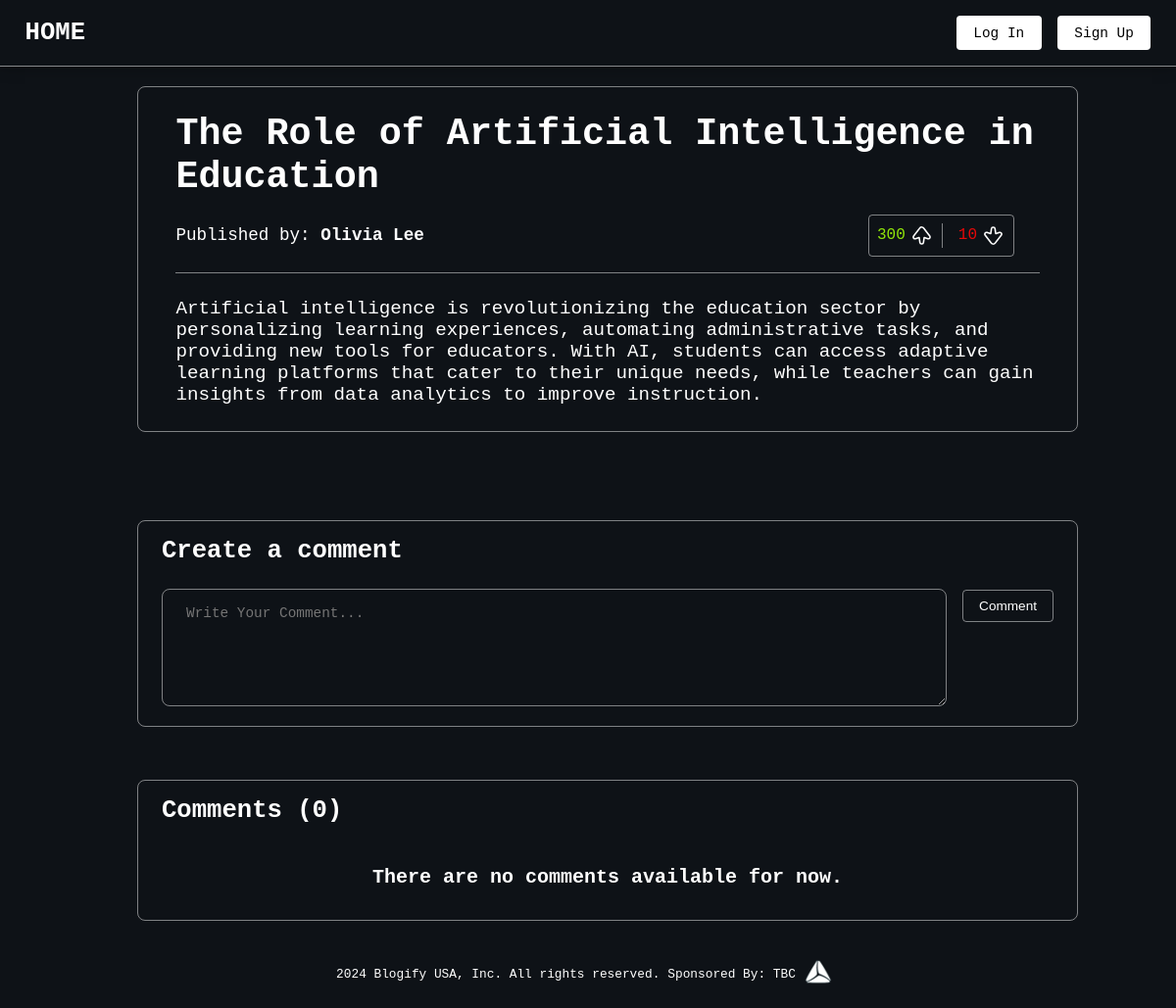
The page /blogs/23 on the database as committed earlier.
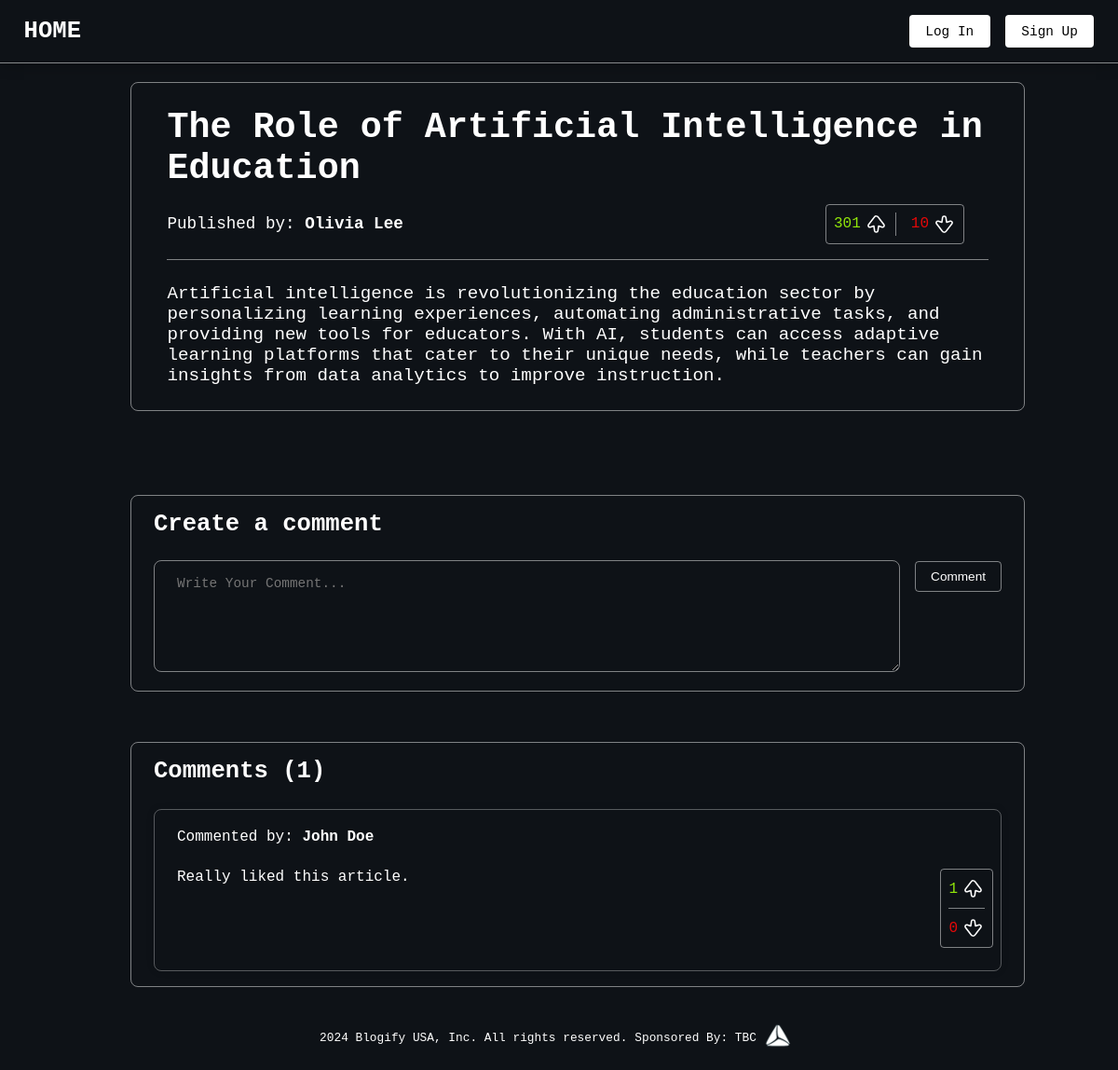
The same page on the database as committed later.
### models.py (models this page shows, shortened)
class Blog(db.Model):
    id = db.Column(db.Integer, primary_key=True)
    name = db.Column(db.String, nullable=False)
    description = db.Column(db.String, nullable=False)
    article = db.Column(db.String, nullable=False)
    user = db.Column(db.Integer, nullable=False)
    likes = db.Column(db.Integer, nullable=False)
    dislikes = db.Column(db.Integer, nullable=False)

class User(db.Model, UserMixin):
    id = db.Column(db.Integer, primary_key=True)
    name = db.Column(db.String, nullable=False)
    email = db.Column(db.String, nullable=False, unique=True)
    password = db.Column(db.String, nullable=False)
    image = db.Column(db.String, nullable=False)
    role = db.Column(db.String, nullable=False, default="user")

class Comment(db.Model):
    id = db.Column(db.Integer, primary_key=True)
    user = db.Column(db.Integer, nullable=False)
    user_name = db.Column(db.String, nullable=False)
    blog = db.Column(db.Integer, nullable=False)
    comment_content = db.Column(db.String, nullable=False)
    likes = db.Column(db.Integer, nullable=False)
    dislikes = db.Column(db.Integer, nullable=False)

### routes.py (the view, shortened to what this page needs)
@app.route("/blogs/<id>")
def renderBlog(id):
    blog = Blog.query.get(id)
    if not blog:
        return "<h1>404: Blog Not Found!</h1>"
    user = User.query.get(blog.user)
    comments = Comment.query.filter(Comment.blog == blog.id).all()
    form = CommentForm()
    update_form = UpdateCommentForm()
    up_vote = []
    down_vote = []
    comments_interactions = {"likes": [], "dislikes": []}
    comments_ids = {"likes": [], "dislikes": []}
    comments_ids["likes"] = [
        interaction.comment for interaction in comments_interactions["likes"]
    ]
    comments_ids["dislikes"] = [
        interaction.comment for interaction in comments_interactions["dislikes"]
    ]
    return render_template(
        "blogpage.html",
        blog=blog,
        user=user,
        upvote=up_vote,
        downvote=down_vote,
        form=form,
        comments=comments,
        update_comment_form=update_form,
        comm_length=len(comments),
        disliked_comments=comments_ids["dislikes"],
        liked_comments=comments_ids["likes"],
    )

### forms.py
class CommentForm(FlaskForm):
    comment = TextAreaField(
        "Write Your Comment...",
        validators=[
            DataRequired("Comment must have a text in it!"),
            Length(min=2, max=10000),
        ],
    )
    submit = SubmitField("Comment")

class UpdateCommentForm(FlaskForm):
    comment = TextAreaField(
        "Write Your Comment...",
        validators=[
            DataRequired("You have to update your comment."),
            Length(min=2, max=10000),
        ],
    )
    submit = SubmitField("Update Comment")

### templates/blogpage.html (shortened to what this page needs)
{% extends "base.html" %} {% block content %}
<main class="blog" id="blog-{{blog.id}}">
	<div class="blog__wrapper">
		<div class="blog__header-main">
			<h1 class="heading-primary blog__name">{{blog.name}}</h1>
			<div class="blog__info">
				<p class="blog__published">
					Published by: <a href="/user/{{ user.id }}" class="blog__user-name">{{ user.name }}</a>
				</p>
				<div class="blog__interactions">
					<div class="blog__likes">
						<span>{{blog.likes}}</span>
						<a href="/blogs/{{blog.id}}/upvote">
							<svg
								width="25"
								height="25"
								viewBox="0 0 24 24"
								xmlns="http://www.w3.org/2000/svg"
								class="btn__upvote {% if upvote %} svg__active--green{%endif%}"
								fill="#000"
							>
								<path
									d="M9.456 4.216l-5.985 7.851c-.456.637-.583 1.402-.371 2.108l.052.155a2.384 2.384 0 002.916 1.443l2.876-.864.578 4.042a2.384 2.384 0 002.36 2.047h.234l.161-.006a2.384 2.384 0 002.2-2.041l.576-4.042 2.877.864a2.384 2.384 0 002.625-3.668L14.63 4.33a3.268 3.268 0 00-5.174-.115zm3.57.613c.16.114.298.253.411.411l5.897 7.736a.884.884 0 01-.973 1.36l-3.563-1.069a.884.884 0 00-1.129.722l-.678 4.75a.884.884 0 01-.875.759h-.234a.884.884 0 01-.875-.76l-.679-4.75a.884.884 0 00-1.128-.72l-3.563 1.068a.884.884 0 01-.973-1.36L10.56 5.24a1.767 1.767 0 012.465-.41z"
									fill="#fff"
									fill-rule="evenodd"
								></path>
							</svg>
						</a>
					</div>
					<div class="blog__dislikes">
						<span>{{blog.dislikes}}</span>
						<a href="/blogs/{{blog.id}}/downvote">
							<svg
								width="25"
								height="25"
								viewBox="0 0 24 24"
								xmlns="http://www.w3.org/2000/svg"
								class="btn__downvote rotate-180 {% if downvote %} svg__active--red{%endif%}"
							>
								<path
									d="M9.456 4.216l-5.985 7.851c-.456.637-.583 1.402-.371 2.108l.052.155a2.384 2.384 0 002.916 1.443l2.876-.864.578 4.042a2.384 2.384 0 002.36 2.047h.234l.161-.006a2.384 2.384 0 002.2-2.041l.576-4.042 2.877.864a2.384 2.384 0 002.625-3.668L14.63 4.33a3.268 3.268 0 00-5.174-.115zm3.57.613c.16.114.298.253.411.411l5.897 7.736a.884.884 0 01-.973 1.36l-3.563-1.069a.884.884 0 00-1.129.722l-.678 4.75a.884.884 0 01-.875.759h-.234a.884.884 0 01-.875-.76l-.679-4.75a.884.884 0 00-1.128-.72l-3.563 1.068a.884.884 0 01-.973-1.36L10.56 5.24a1.767 1.767 0 012.465-.41z"
									fill="#fff"
									fill-rule="evenodd"
								></path>
							</svg>
						</a>
					</div>
				</div>
			</div>
		</div>
		<article class="blog__content">{% filter markdown %} {{blog.article | safe }} {% endfilter %}</article>
	</div>
	<form method="post" action="/blogs/{{blog.id}}/comment_create" class="comment__form">
		<h2 class="heading-secondary">Create a comment</h2>
		<div class="comment__wrapper">
			<div class="comment__input-box">
				{{form.comment(class="comment__input", placeholder=form.comment.label.text)}}
			</div>
			{{form.submit(class="btn btn--create-comment")}}
		</div>
	</form>
	<div class="comments">
		<h2 class="heading-secondary">Comments ({{comm_length}})</h2>
		{% if comments %} {% for comment in comments %}
		<div class="comment" id="comment-{{comment.id}}">
			<div class="comment__header">
				<p class="comment__published">
					Commented by:
					<a href="/user/{{ comment.user }}" class="comment__user-name">{{ comment.user_name }}</a>
				</p>
			</div>
			<div class="comment__container">
				<article class="comment__content">
				</article>
				<div class="comment__interactions">
					<div class="comment__likes">
						<span>{{comment.likes}}</span>
						<a href="/comments/{{comment.id}}/upvote">
							<svg
								width="25"
								height="25"
								viewBox="0 0 24 24"
								xmlns="http://www.w3.org/2000/svg"
								class="btn__upvote {% if comment.id in liked_comments %} svg__active--green {%endif%}"
								fill="#000"
							>
								<path
									d="M9.456 4.216l-5.985 7.851c-.456.637-.583 1.402-.371 2.108l.052.155a2.384 2.384 0 002.916 1.443l2.876-.864.578 4.042a2.384 2.384 0 002.36 2.047h.234l.161-.006a2.384 2.384 0 002.2-2.041l.576-4.042 2.877.864a2.384 2.384 0 002.625-3.668L14.63 4.33a3.268 3.268 0 00-5.174-.115zm3.57.613c.16.114.298.253.411.411l5.897 7.736a.884.884 0 01-.973 1.36l-3.563-1.069a.884.884 0 00-1.129.722l-.678 4.75a.884.884 0 01-.875.759h-.234a.884.884 0 01-.875-.76l-.679-4.75a.884.884 0 00-1.128-.72l-3.563 1.068a.884.884 0 01-.973-1.36L10.56 5.24a1.767 1.767 0 012.465-.41z"
									fill="#fff"
									fill-rule="evenodd"
								></path>
							</svg>
						</a>
					</div>
					<div class="comment__dislikes">
						<span>{{comment.dislikes}}</span>
						<a href="/comments/{{comment.id}}/downvote">
							<svg
								width="25"
								height="25"
								viewBox="0 0 24 24"
								xmlns="http://www.w3.org/2000/svg"
								class="btn__downvote rotate-180 {% if comment.id in disliked_comments %} svg__active--red {%endif%}"
							>
								<path
									d="M9.456 4.216l-5.985 7.851c-.456.637-.583 1.402-.371 2.108l.052.155a2.384 2.384 0 002.916 1.443l2.876-.864.578 4.042a2.384 2.384 0 002.36 2.047h.234l.161-.006a2.384 2.384 0 002.2-2.041l.576-4.042 2.877.864a2.384 2.384 0 002.625-3.668L14.63 4.33a3.268 3.268 0 00-5.174-.115zm3.57.613c.16.114.298.253.411.411l5.897 7.736a.884.884 0 01-.973 1.36l-3.563-1.069a.884.884 0 00-1.129.722l-.678 4.75a.884.884 0 01-.875.759h-.234a.884.884 0 01-.875-.76l-.679-4.75a.884.884 0 00-1.128-.72l-3.563 1.068a.884.884 0 01-.973-1.36L10.56 5.24a1.767 1.767 0 012.465-.41z"
									fill="#fff"
									fill-rule="evenodd"
								></path>
							</svg>
						</a>
					</div>
				</div>
			</div>
		</div>
		{%endfor%} {% else %}
		<p class="comment__placeholder">There are no comments available for now.</p>
		{% endif %}
	</div>
</main>
{% endblock %}

### templates/base.html (shortened to what this page needs)
<!DOCTYPE html>
<html lang="en">
	<head>
		<link rel="stylesheet" href="/static/css/style.css" />
	</head>
	<body>
		{% include "_header.html"%} {% block content %} {% endblock %} {% include "_footer.html" %}
	</body>
</html>

### templates/_header.html
<header class="header">
	<h2 class="heading-secondary header__logo"><a href="/">HOME</a></h2>
	{% if current_user.is_authenticated %}
	<div class="header__user">
		<div class="header__user-logout">
			<a class="header__user-logout-link" href="/user/logout">Log Out</a>
		</div>
		<div class="header__user-img">
			<a class="header__user-link" href="/me">
				<img src="/static/images/users/{{current_user.image}}" alt="Image of the User" />
			</a>
		</div>
		<div class="header__user-content">
			<p class="header__user-name">{{current_user.name.split(' ')[0].upper()}}</p>
		</div>
	</div>
	{% else %}
	<div class="header__options">
		<a href="/login" class="btn-login">Log In</a>
		<a href="/signup" class="btn-signup">Sign Up</a>
	</div>
	{% endif %}
</header>

### templates/_footer.html
<footer class="footer">
	<p>2024 Blogify USA, Inc. All rights reserved.</p>
	<div class="footer__image">
		Sponsored By: TBC
		<img class="footer__icon" src="/static/images/tbc_logo.png" alt="Logo of the TBC Bank" />
	</div>
</footer>

Rows that differ between the two databases and show on the page:
changed Blog "The Role of Artificial Intelligence in Education": likes "300" → "301"
added Comment: user_name "John Doe", comment_content "Really liked this article.", likes "1", dislikes "0"
Other text that changed with them:
{{ comm_length }}: "0" → "1"
text no longer shown: "There are no comments available for now."
